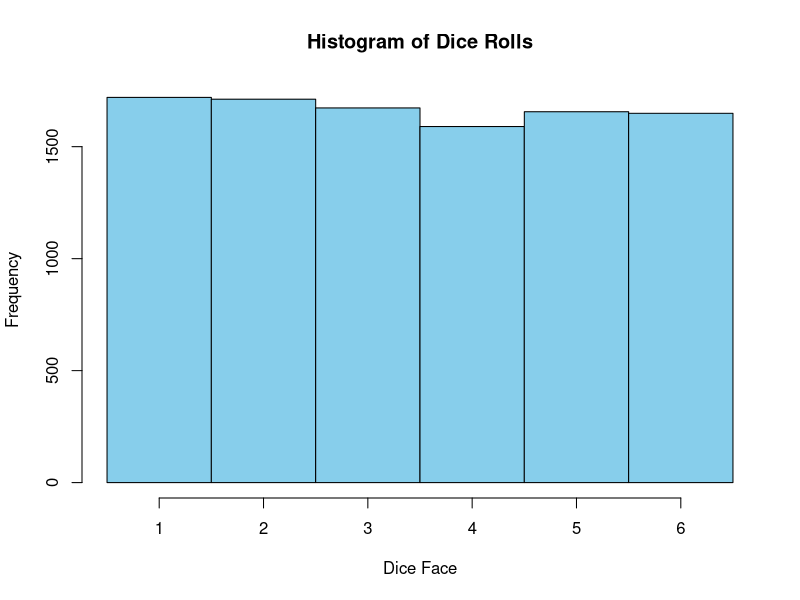

The R script that drew this image:
# Set the seed for reproducibility
set.seed(123)

# Number of times to roll the die
num_rolls <- 10000

# Simulate rolling a fair six-sided die
rolls <- sample(1:6, size = num_rolls, replace = TRUE)

# Plot the histogram of the probabilities
hist(rolls, 
     breaks = seq(0.5, 6.5, by = 1), # Define breaks to center bars on integers
     main = "Histogram of Dice Rolls",
     xlab = "Dice Face",
     ylab = "Frequency",
     col = "skyblue",
     border = "black") 
